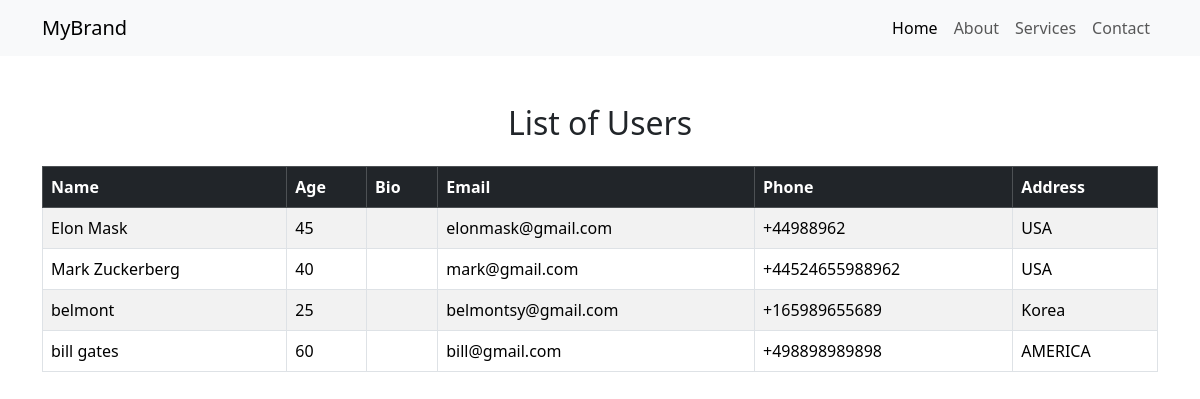
Page /home/ on the earlier database version.
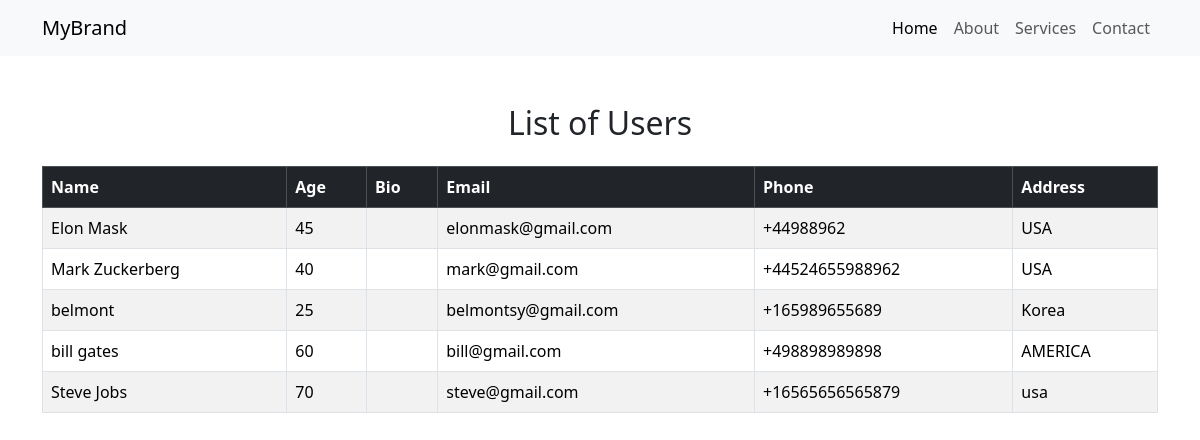
Same page on the later database version.
### djangorest/models.py (models this page shows, shortened)
class ModelView(models.Model):
    name = models.CharField(max_length=100)
    age = models.IntegerField()
    Bio = models.TextField()
    email = models.EmailField()
    phone = models.CharField(max_length=15)
    address = models.TextField()

### djangorest/views.py (the view)
# urls.py: path('home/', views.home),
def home(request):
    users = ModelView.objects.all()
    return render(request, 'base.html', {'users': users})

### templates/base.html (shortened to what this page needs)
{% load static %}
<!DOCTYPE html>
<html lang="en">
<head>
    <link rel="stylesheet" href="https://cdn.jsdelivr.net/npm/bootstrap@5.3.2/dist/css/bootstrap.min.css">
</head>
<body>
<nav class="navbar navbar-expand-lg navbar-light bg-light">
    <div class="container">
        <a class="navbar-brand" href="#">MyBrand</a>
        <div class="collapse navbar-collapse" id="navbarNav">
            <ul class="navbar-nav ms-auto">
                <li class="nav-item"><a class="nav-link active" href="#">Home</a></li>
                <li class="nav-item"><a class="nav-link" href="#">About</a></li>
                <li class="nav-item"><a class="nav-link" href="#">Services</a></li>
                <li class="nav-item"><a class="nav-link" href="#">Contact</a></li>
            </ul>
        </div>
    </div>
</nav>
<div class="container mt-5">
    <h2 class="text-center mb-4">List of Users</h2>
    <table class="table table-bordered table-striped">
        <thead class="table-dark">
            <tr>
                <th>Name</th>
                <th>Age</th>
                <th>Bio</th>
                <th>Email</th>
                <th>Phone</th>
                <th>Address</th>
            </tr>
        </thead>
        <tbody>
            {% for user in users %}
            <tr>
                <td>{{ user.name }}</td>
                <td>{{ user.age }}</td>
                <td>{{ user.bio }}</td>
                <td>{{ user.email }}</td>
                <td>{{ user.phone }}</td>
                <td>{{ user.address }}</td>
            </tr>
            {% endfor %}
        </tbody>
    </table>
</div>
</body>
</html>

Differences in the rows shown:
added ModelView: name "Steve Jobs", age "70", email "steve@gmail.com", phone "+16565656565879", address "usa"
